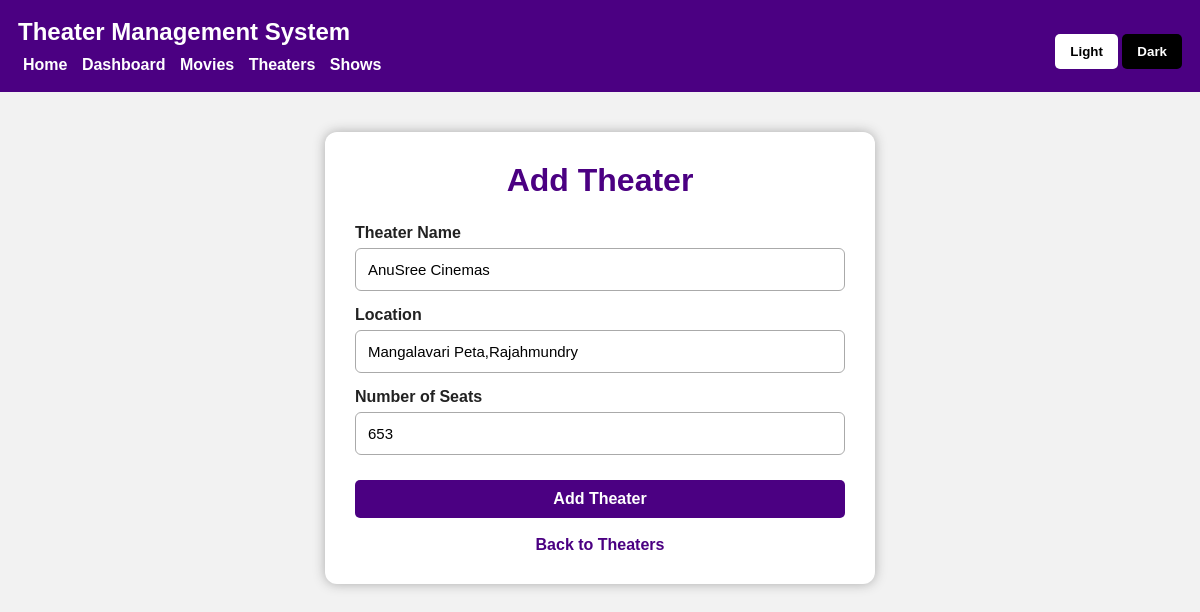
The app's page /theaters/edit/1 (signed in) with its own data.
### tables this page shows
CREATE TABLE theaters (
            id INTEGER PRIMARY KEY AUTOINCREMENT,
            name TEXT NOT NULL,
            location TEXT NOT NULL,
            seats INTEGER NOT NULL
        );

### server.py (the view, shortened to what this page needs)
@app.route(
    "/theaters/edit/<int:id>",
    methods=["GET", "POST"]
)
@login_required
def edit_theater(id):
    conn = db()
    theater = conn.execute(
        """
        SELECT *
        FROM theaters
        WHERE id = ?
        """,
        (id,)
    ).fetchone()
    conn.close()
    return render_template(
        "theater_form.html",
        theater=theater
    )

### server.py (called while the page is built, shortened)
def db():
    conn = sqlite3.connect(DB)
    conn.row_factory = sqlite3.Row
    return conn

def login_required(view):
    @wraps(view)
    def wrapped(*args, **kwargs):
        return view(*args, **kwargs)
    return wrapped

### templates/theater_form.html (shortened to what this page needs)
<!DOCTYPE html>
<html lang="en">
<head>
</head>
<body>
    <div class="navbar">
        <div>
            <h2>Theater Management System</h2>
            <div class="nav-links">
                <a href="{{ url_for('home') }}">Home</a>
                <a href="{{ url_for('dashboard') }}">Dashboard</a>
                <a href="{{ url_for('movies') }}">Movies</a>
                <a href="{{ url_for('theaters') }}">Theaters</a>
                <a href="{{ url_for('shows') }}">Shows</a>
            </div>
        </div>
        <div class="theme-buttons">
            <button class="light-btn" onclick="setLightTheme()">
                Light
            </button>
            <button class="dark-btn" onclick="setDarkTheme()">
                Dark
            </button>
        </div>
    </div>
    <div class="container">
        <h1>
            {% if edit_mode %}
            Edit Theater
            {% else %}
            Add Theater
            {% endif %}
        </h1>
        <form method="POST">
            <label for="name">Theater Name</label>
            <input
                type="text"
                id="name"
                name="name"
                placeholder="Enter theater name"
                value="{{ theater.name if theater else '' }}"
                required
            >
            <label for="location">Location</label>
            <input
                type="text"
                id="location"
                name="location"
                placeholder="Enter theater location"
                value="{{ theater.location if theater else '' }}"
                required
            >
            <label for="seats">Number of Seats</label>
            <input
                type="number"
                id="seats"
                name="seats"
                placeholder="Enter number of seats"
                value="{{ theater.seats if theater else '' }}"
                min="1"
                required
            >
            <button type="submit" class="submit-btn">
                {% if edit_mode %}
                Update Theater
                {% else %}
                Add Theater
                {% endif %}
            </button>
        </form>
        <a href="{{ url_for('theaters') }}" class="back-btn">
            Back to Theaters
        </a>
    </div>
</body>
</html>

### templates/theater_form.html (style rules this page uses)
* { box-sizing: border-box; margin: 0; padding: 0; font-family: Arial, sans-serif; }
body { background: #f2f2f2; color: #222; min-height: 100vh; transition: 0.3s; }
.navbar { background: #4b0082; color: white; padding: 18px; display: flex; justify-content: space-between; align-items: center; flex-wrap: wrap; }
.navbar h2 { margin-bottom: 10px; }
.nav-links a { color: white; text-decoration: none; margin: 5px; font-weight: bold; }
.theme-buttons { margin-top: 10px; }
button { padding: 10px 15px; border: none; border-radius: 5px; cursor: pointer; font-weight: bold; }
.light-btn { background: white; color: black; }
.dark-btn { background: black; color: white; }
.container { width: 90%; max-width: 550px; margin: 40px auto; padding: 30px; background: white; border-radius: 12px; box-shadow: 0 0 12px #aaa; }
h1 { text-align: center; color: #4b0082; margin-bottom: 25px; }
label { display: block; margin-top: 15px; margin-bottom: 6px; font-weight: bold; }
input { width: 100%; padding: 12px; border: 1px solid #aaa; border-radius: 6px; font-size: 15px; }
.submit-btn { width: 100%; margin-top: 25px; background: #4b0082; color: white; font-size: 16px; }
.back-btn { display: block; text-align: center; margin-top: 18px; color: #4b0082; text-decoration: none; font-weight: bold; }

### records on screen
theaters: name "AnuSree Cinemas", location "Mangalavari Peta,Rajahmundry", seats "653"
